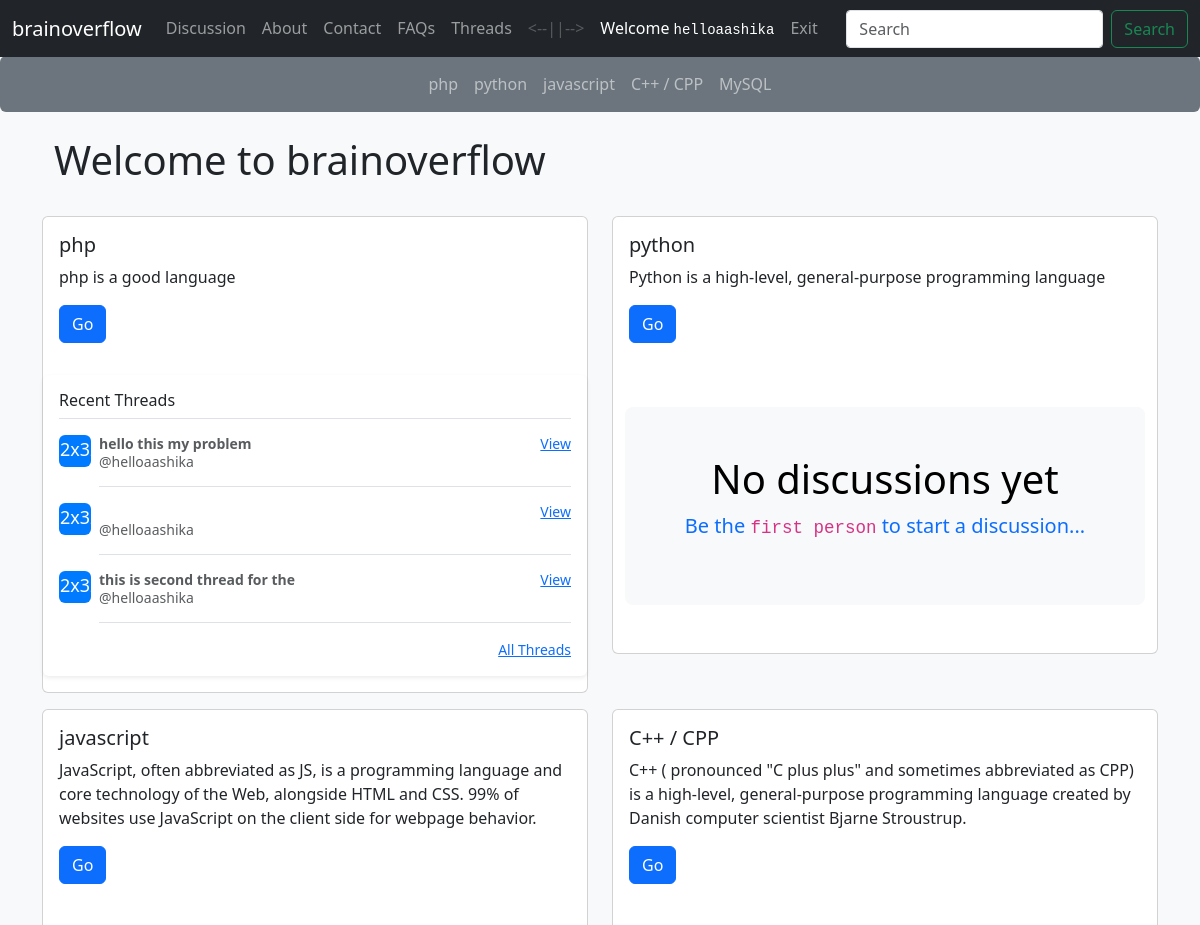
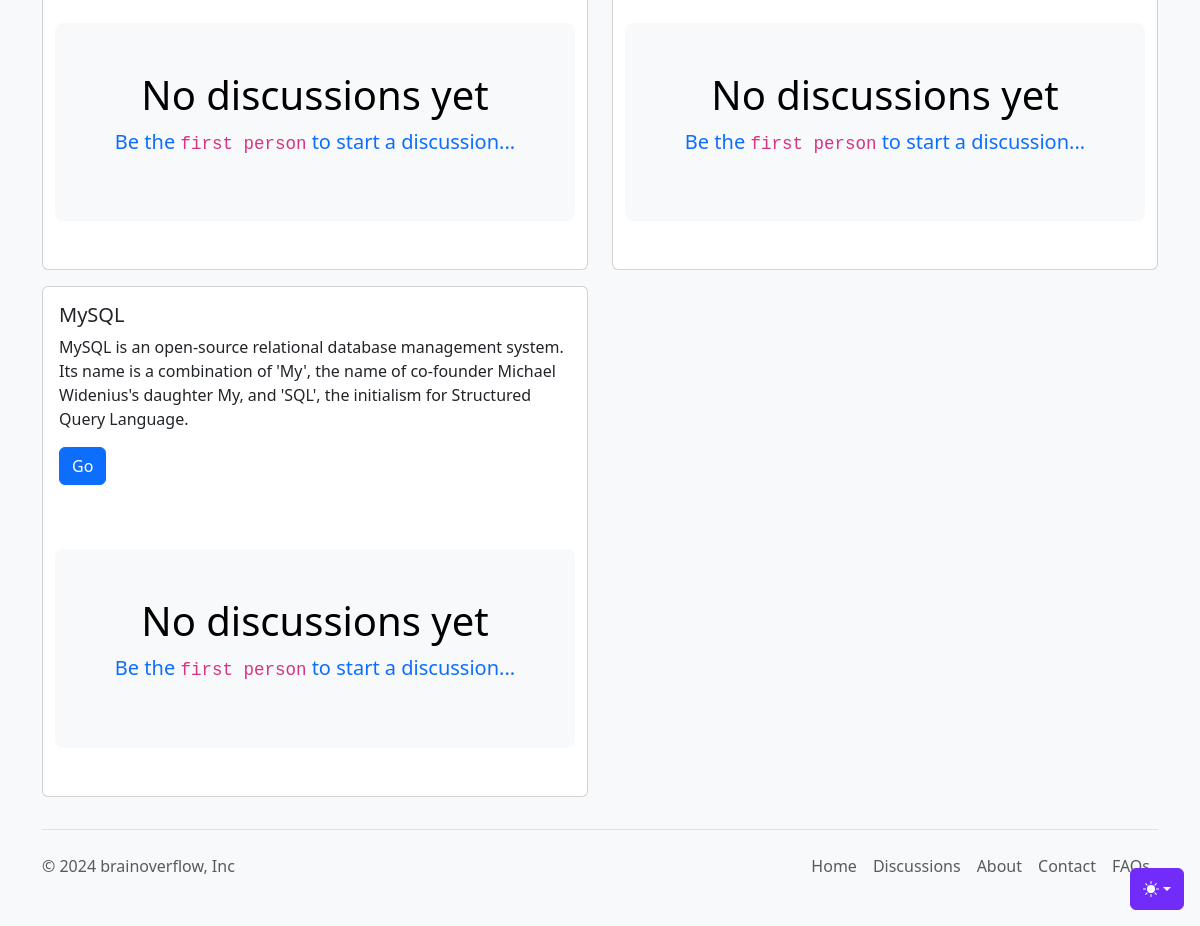
The page /discussion.php (signed in) on the database its author committed (2 pictures, top to bottom).
### tables this page shows
CREATE TABLE `categories` (
  `ct_id` int(8) NOT NULL,
  `ct_name` varchar(256) NOT NULL,
  `ct_desc` varchar(256) NOT NULL,
  `ct_dt` datetime NOT NULL DEFAULT current_timestamp()
);

CREATE TABLE `threads` (
  `th_id` int(12) NOT NULL,
  `th_name` varchar(256) NOT NULL,
  `th_desc` varchar(4098) NOT NULL,
  `th_ct_id` int(12) NOT NULL,
  `th_user_id` int(12) NOT NULL,
  `th_dt` datetime NOT NULL DEFAULT current_timestamp()
);

CREATE TABLE `users` (
  `sno` int(11) NOT NULL,
  `username` varchar(64) NOT NULL,
  `user_email` varchar(64) NOT NULL,
  `user_pass` varchar(256) NOT NULL,
  `user_dt` datetime NOT NULL DEFAULT current_timestamp()
);

### partials/_helpers.php (called while the page is built, shortened)
<?php
function h(mixed $value): string
{
    return htmlspecialchars((string) ($value ?? ''), ENT_QUOTES | ENT_SUBSTITUTE, 'UTF-8');
}

### partials/_discussion.php (the view)
<?php
require_once __DIR__ . '/_helpers.php';
require 'database/_connect.php';
$sql = "SELECT * FROM `categories`";
$result = mysqli_query($conn, $sql);
while ($row = mysqli_fetch_assoc($result)) {
    $cat_name = $row['ct_name'];
    $cat_desc = $row['ct_desc'];
    $cat_id = (int) $row['ct_id'];
    echo '
    <div class="col-sm-6">
        <div class="card my-2">
            <div class="card-body">
                <h5 class="card-title">' . h($cat_name) . '</h5>
                <p class="card-text">' . h($cat_desc) . '</p>
                <a href="threadlist.php?cat_id=' . $cat_id . '" class="btn btn-primary">Go</a>
            </div>';
    $threadStatement = mysqli_prepare($conn, 'SELECT * FROM `threads` WHERE th_ct_id = ? ORDER BY th_dt DESC LIMIT 3');
    mysqli_stmt_bind_param($threadStatement, 'i', $cat_id);
    mysqli_stmt_execute($threadStatement);
    $thread_result = mysqli_stmt_get_result($threadStatement);
    $thread_count = mysqli_num_rows($thread_result);
    if ($thread_count > 0) {
        echo '
    <div class="my-3 p-3 bg-body rounded shadow-sm">
        <h6 class="border-bottom pb-2 mb-0">Recent Threads</h6>';
        while ($thread_row = mysqli_fetch_assoc($thread_result)) {
            $th_id = (int) $thread_row['th_id'];
            $th_name = $thread_row['th_name'];
            $th_user_id = $thread_row['th_user_id'];
            $userStatement = mysqli_prepare($conn, 'SELECT username FROM `users` WHERE sno = ?');
            mysqli_stmt_bind_param($userStatement, 'i', $th_user_id);
            mysqli_stmt_execute($userStatement);
            $result_user = mysqli_stmt_get_result($userStatement);
            $user_row = mysqli_fetch_assoc($result_user);
            $username = isset($user_row['username']) ? $user_row['username'] : 'Unknown User';
            echo '
        <div class="d-flex text-body-secondary pt-3">
            <svg class="bd-placeholder-img flex-shrink-0 me-2 rounded" width="32" height="32" xmlns="http://www.w3.org/2000/svg" role="img" aria-label="Placeholder: 32x32" preserveAspectRatio="xMidYMid slice" focusable="false">
                <title>Placeholder</title>
                <rect width="100%" height="100%" fill="#007bff"/>
                <text x="50%" y="50%" fill="#fff" dy=".3em">32x32</text>
            </svg>
            <div class="pb-3 mb-0 small lh-sm border-bottom w-100">
                <div class="d-flex justify-content-between">
                    <strong class="text-gray-dark">' . h($th_name) . '</strong>
                    <a href="thread.php?th_id=' . $th_id . '">View</a>
                </div>
                <span class="d-block">@' . h($username) . '</span>
            </div>
        </div>';
        }
        echo '
        <small class="d-block text-end mt-3">
            <a href="threadlist.php?cat_id=' . $cat_id . '">All Threads</a>
        </small>
    </div>';
    } else {
        echo '
    <a class="text-decoration-none" href="threadlist.php?cat_id=' . $cat_id . '">
    <div class="container my-5">
        <div class="p-5 text-center bg-body-tertiary rounded-3">
            <h1 class="text-body-emphasis">No discussions yet</h1>
            <p class="lead">
                Be the <code>first person</code> to start a discussion...
            </p>
        </div>
    </div>
    </a>';
    }
    echo '</div></div>';
}

### partials/_categories.php
<?php
require_once __DIR__ . '/_helpers.php';
echo '
<nav class="navbar navbar-expand-lg navbar-dark bg-secondary rounded">
    <button class="navbar-toggler" type="button" data-toggle="collapse" data-target="#navbarsExample10" aria-controls="navbarsExample10" aria-expanded="false" aria-label="Toggle navigation">
        <span class="navbar-toggler-icon"></span>
    </button>
    <div class="collapse navbar-collapse justify-content-md-center" id="navbarsExample10">
        <ul class="navbar-nav">';
include 'database/_connect.php';
$sql  = "SELECT * FROM `categories`";
$result = mysqli_query($conn, $sql);
while ($row = mysqli_fetch_assoc($result)) {
    $cat_id = (int) $row['ct_id'];
    echo '
           <li class="nav-item">
            <a class="nav-link" href="threadlist.php?cat_id='.$cat_id.'">' . h($row['ct_name']) . '</a>
           </li>
           ';
}
echo '
        </ul>
    </div>
</nav>
';

### assets/style.css (style rules this page uses)
.bd-placeholder-img { font-size: 1.125rem; text-anchor: middle; -webkit-user-select: none; -moz-user-select: none; user-select: none; }
body { background-color: #f8f9fa; }

### assets/offcanvas-navbar.css (style rules this page uses)
html, body { overflow-x: hidden; }
body { padding-top: 56px; }

### rows shown on the page
categories: ct_name "php", ct_desc "php is a good language"
categories: ct_name "python", ct_desc "Python is a high-level, general-purpose programming language"
categories: ct_name "javascript", ct_desc "JavaScript, often abbreviated as JS, is a programming language and core technology of the Web, alongside HTML and CSS. 99% of websites use JavaScript on the client side for webpage behavior."
categories: ct_name "C++ / CPP", ct_desc "C++ ( pronounced \"C plus plus\" and sometimes abbreviated as CPP) is a high-level, general-purpose programming language created by Danish computer scientist Bjarne Stroustrup."
categories: ct_name "MySQL", ct_desc "MySQL is an open-source relational database management system. Its name is a combination of 'My', the name of co-founder Michael Widenius's daughter My, and 'SQL', the initialism for Structured Query Language."
threads: th_name "hello this my problem", users.username "helloaashika"
threads: users.username "helloaashika"
threads: th_name "this is second thread for the", users.username "helloaashika"

### other values the page prints
$name "helloaashika"
